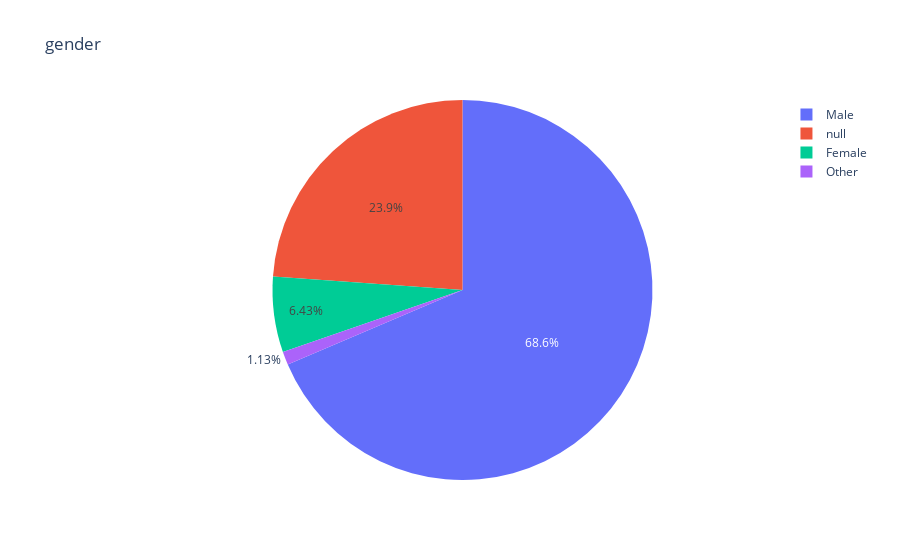

This figure's notebook cell:
### Code cell
px.pie(df, names='gender', title='gender')

### Figure 1 — Plotly figure (JSON) as saved in the notebook; plotly's stock layout.template omitted (floating-point values rounded to 4 significant figures; data arrays with more than 128 entries replaced by an {"elided": "..."} marker saying what was removed)
{"data": [{"domain": {"x": [0, 1], "y": [0, 1]}, "hovertemplate": "gender=%{label}<extra></extra>", "labels": {"elided": "2129 str values"}, "legendgroup": "", "name": "", "showlegend": true, "type": "pie"}], "layout": {"legend": {"tracegroupgap": 0}, "title": {"text": "gender"}}}
